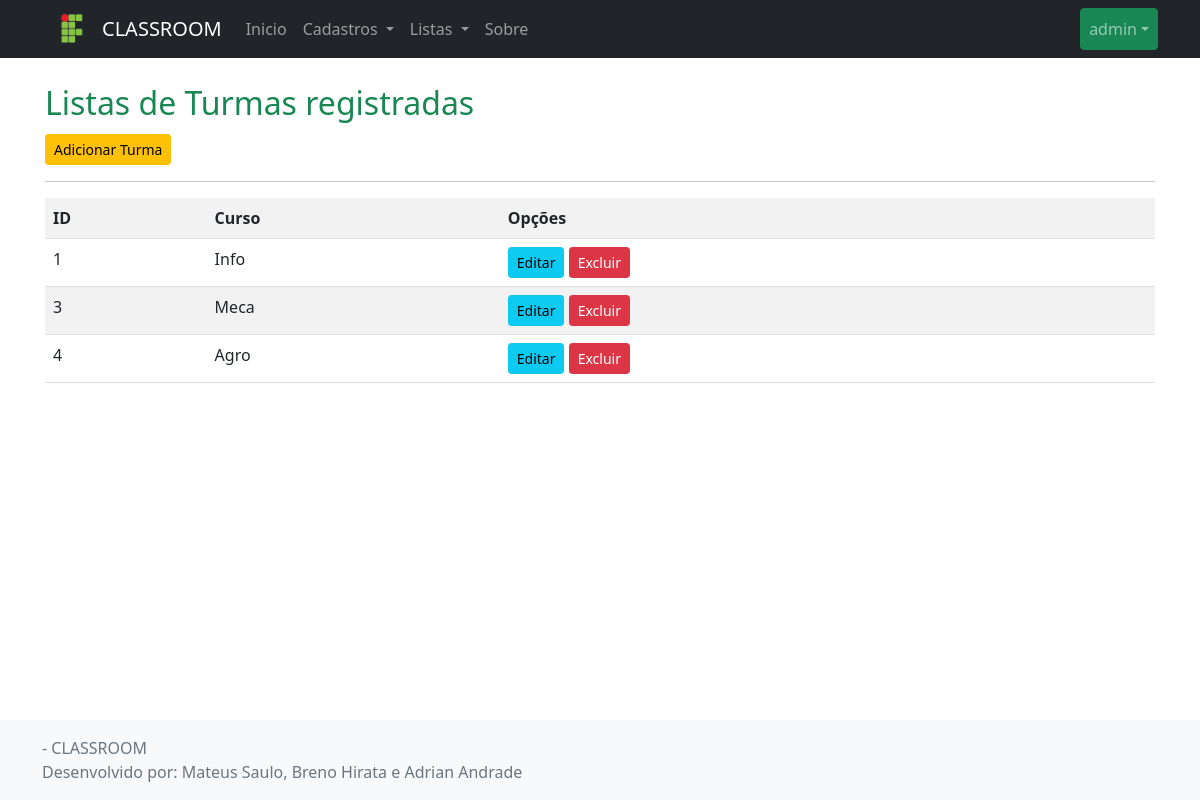
The app's page /listar/turma/ (signed in) with its own data.
### cadastros/models.py (models this page shows, shortened)
class Turma(models.Model):
    curso = models.ForeignKey(Curso, on_delete=models.PROTECT)

class Curso(models.Model):
    nome = models.CharField(max_length=50)
    def __str__(self):
     return self.nome

### cadastros/views.py (the view)
# urls.py: path('listar/turma/', TurmaList.as_view(), name='listar-turma'),
class TurmaList(LoginRequiredMixin, ListView):
    login_url = reverse_lazy('login')
    model = Turma
    template_name = 'cadastros/listas/turma.html'

### cadastros/templates/cadastros/listas/turma.html
{% extends 'paginas/modelo.html' %}
{% load static %}
{% block conteudo %}
<h2 class="text-success border-buttom border-warning pb-1 nt-4">
    Listas de Turmas registradas
</h2>
<a href="{% url 'cadastrar-turma' %}" class="btn btn-warning btn-sm">Adicionar Turma</a>
<hr>
<div class="table-responsive">
    <table class="table table-striped">
        <tr>
            <th>ID</th>
            <th>Curso</th>
            <th>Opções</th>
        </tr>
        {% for turma in object_list %}
        <tr>
            <td>{{ turma.pk }}</td>
            <td>{{ turma.curso }}</td>
            <td>
                <a href="{% url 'editar-turma' turma.pk %}" class="btn btn-info btn-sm">Editar</a>
                <a href="{% url 'excluir-turma' turma.pk %}" class="btn btn-danger btn-sm">Excluir</a>
            </td>
        </tr>
        {% empty %}
        <tr>
            <td colspan="3">Nenhuma Turma registrada.</td>
        </tr>
        {% endfor %}
    </table>
</div>
{% endblock %}

### paginas/templates/paginas/modelo.html (shortened to what this page needs)
{% load static %}
<!doctype html>
<html lang="pt-br" class="h-100">
<head>
    <link href="{% static 'css/bootstrap.css' %}" rel="stylesheet">
</head>
<body class="d-flex flex-column h-100">
    <header>
        <nav class="navbar navbar-expand-md navbar-dark fixed-top bg-dark">
            <div class="container">
            <img src="{% static 'img/ifpr.png' %}" width="60" alt=""><a class="navbar-brand" href="{% url 'index' %}">CLASSROOM</a>
                <div class="collapse navbar-collapse" id="navbarCollapse">
                    <ul class="navbar-nav me-auto mb-2 mb-md-0">
                        <li class="nav-item">
                            <a class="nav-link" aria-current="page" href="{% url 'index' %}">Inicio</a>
                        </li>
                        {% if request.user.is_authenticated %}
                        <li class="nav-item dropdown">
                            <a class="nav-link dropdown-toggle" href="#" id="navbarDropdown" role="button"
                                data-bs-toggle="dropdown" aria-expanded="false">
                                Cadastros
                            </a>
                        </li>
                        {% endif %}
                        {% if request.user.is_authenticated %}
                        <li class="nav-item dropdown">
                            <a class="nav-link dropdown-toggle" href="#" id="navbarDropdown" role="button" data-bs-toggle="dropdown"
                                aria-expanded="false">
                                Listas
                            </a>
                        </li>
                        {% endif %}
                        <li class="nav-item">
                            <a class="nav-link" href="{% url 'sobre' %}">Sobre</a>
                        </li>
                    </ul>
                <ul class="navbar-nav">
                    {% if request.user.is_authenticated %}
                    <li class="nav-item dropdown">
                        <a class="btn btn-success mx-2, nav-link dropdown-toggle" href="#" id="navbarDropdown" role="button" data-bs-toggle="dropdown"
                            aria-expanded="false">
                                {{ request.user }}</a>
                    </li>
                    {% else %}
                    <a href="{% url 'login' %}" class="btn btn-success mx-2">Login</a>
                    <a href="#" class="btn btn-success mx-2">Registrar</a>
                    {% endif %}
                </ul>
                </div>
            </div>
        </nav>
    </header>
    <main class="flex-shrink-0">
        <div class="container">
            <br>
            {% block conteudo %}{% endblock %}
        </div>
    </main>
    <footer class="footer mt-auto py-3 bg-light">
        <div class="container">
            <span class="text-muted">
                {% block rodape %}
                <img src="{% static 'img/ifverde.png' %}" width="40" alt="">- CLASSROOM <br>
                Desenvolvido por: Mateus Saulo, Breno Hirata e Adrian Andrade
                {% endblock %}
            </span>
        </div>
    </footer>
</body>
</html>

### paginas/templates/paginas/modelo.html (style rules this page uses)
main>.container { padding: 60px 15px 0; }

### records on screen
Turma: pk "1", curso "Info"
Turma: pk "3", curso "Meca"
Turma: pk "4", curso "Agro"

### other values on screen
{{ request.user }} "admin"
